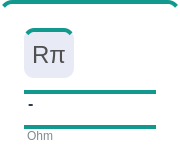
            <widget class="QFrame" name="pendingRequestsFrame_5">
             <property name="sizePolicy">
              <sizepolicy hsizetype="Preferred" vsizetype="Minimum">
               <horstretch>0</horstretch>
               <verstretch>0</verstretch>
              </sizepolicy>
             </property>
             <property name="minimumSize">
              <size>
               <width>80</width>
               <height>80</height>
              </size>
             </property>
             <property name="maximumSize">
              <size>
               <width>180</width>
               <height>160</height>
              </size>
             </property>
             <property name="styleSheet">
              <string notr="true">background-color: white; border-radius: 12px; border-top: 4px solid #11998e;</string>
             </property>
             <property name="frameShape">
              <enum>QFrame::Shape::StyledPanel</enum>
             </property>
             <layout class="QVBoxLayout" name="pendingRequestsLayout_5">
              <property name="spacing">
               <number>12</number>
              </property>
              <property name="leftMargin">
               <number>24</number>
              </property>
              <property name="topMargin">
               <number>24</number>
              </property>
              <property name="rightMargin">
               <number>24</number>
              </property>
              <property name="bottomMargin">
               <number>14</number>
              </property>
              <item>
               <widget class="QLabel" name="labelIconRpi">
                <property name="minimumSize">
                 <size>
                  <width>50</width>
                  <height>50</height>
                 </size>
                </property>
                <property name="maximumSize">
                 <size>
                  <width>50</width>
                  <height>50</height>
                 </size>
                </property>
                <property name="styleSheet">
                 <string notr="true">background-color: #e8eaf6; border-radius: 10px; font-size: 24px; color: rgb(80, 80, 80);
font: 700 14pt &quot;Rockwell&quot;;</string>
                </property>
                <property name="text">
                 <string>Rπ</string>
                </property>
                <property name="alignment">
                 <set>Qt::AlignmentFlag::AlignCenter</set>
                </property>
               </widget>
              </item>
              <item>
               <widget class="QLabel" name="labelOutputRpi">
                <property name="styleSheet">
                 <string notr="true">font-size: 16px; font-weight: bold; color: #2c3e50; background: transparent;</string>
                </property>
                <property name="text">
                 <string>-</string>
                </property>
               </widget>
              </item>
              <item>
               <widget class="QLabel" name="labelOhm">
                <property name="styleSheet">
                 <string notr="true">font-size: 12px; color: #7f8c8d; background: transparent;</string>
                </property>
                <property name="text">
                 <string>Ohm</string>
                </property>
               </widget>
              </item>
             </layout>
            </widget>
